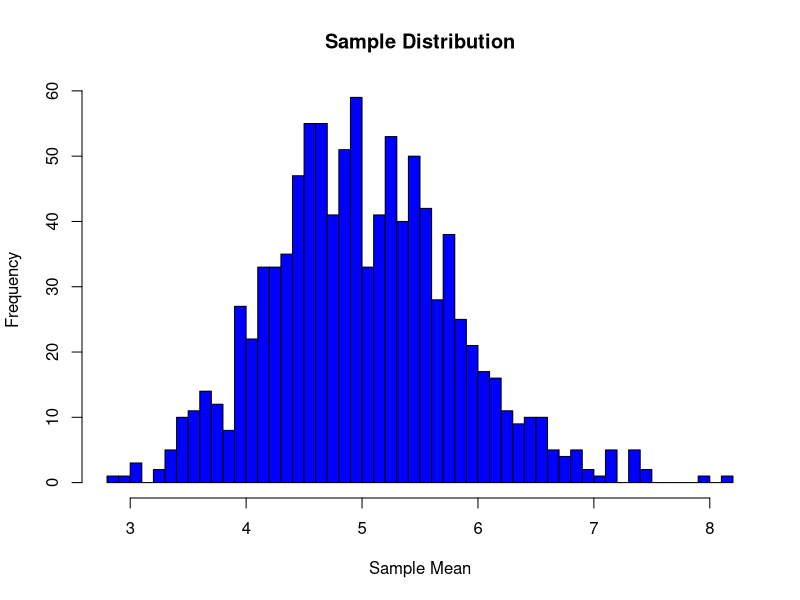
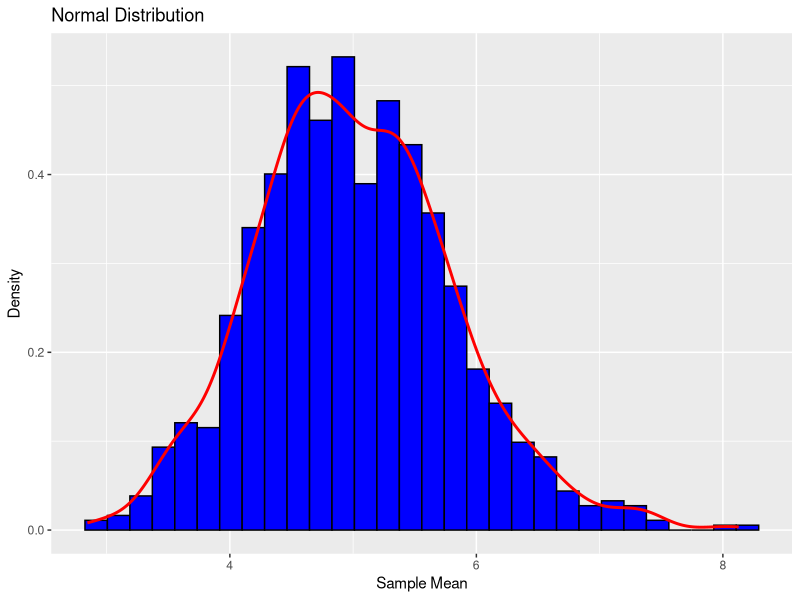

R code for these plots, in order:
## ---- chunk 1
library(ggplot2)
lambda <- 0.2
number_simulations <- 1000
sample_size <- 40
set.seed(2015)
run_simulation <- matrix(rexp(number_simulations*sample_size, rate=lambda), number_simulations, sample_size)
sample_mean <- rowMeans(run_simulation)
## ---- chunk 2
hist(sample_mean, breaks=40, col="blue", main= "Sample Distribution", xlab = "Sample Mean")
## ---- chunk 3
s_mean       <-      mean(sample_mean)
s_mean
theoretical_mean  <-     1/lambda
theoretical_mean
## ---- chunk 4
standard_dev_sample   <-    sd(sample_mean)
standard_dev_sample
variance_sample       <-    var(sample_mean)
variance_sample
theory_sd             <-    1/lambda/sqrt(sample_size)
theory_sd
theory_variance       <-    theory_sd^2
theory_variance
## ---- chunk 5
mean_graph <-  data.frame(sample_mean)
ggplot(mean_graph, aes(x=sample_mean)) + geom_histogram(aes(y=..density..), color= "black", fill="blue") + geom_density(color="red", size=1) + labs(x= "Sample Mean", y = "Density", title = "Normal Distribution") 
## ---- chunk 6
sample_interval <- round (mean(sample_mean) + c(-1,1)*1.96*sd(sample_mean)/sqrt(sample_size),3)
sample_interval
theory_interval <- theoretical_mean + c(-1,1)*1.96*sqrt(theory_variance)/sqrt(sample_size)
theory_interval
